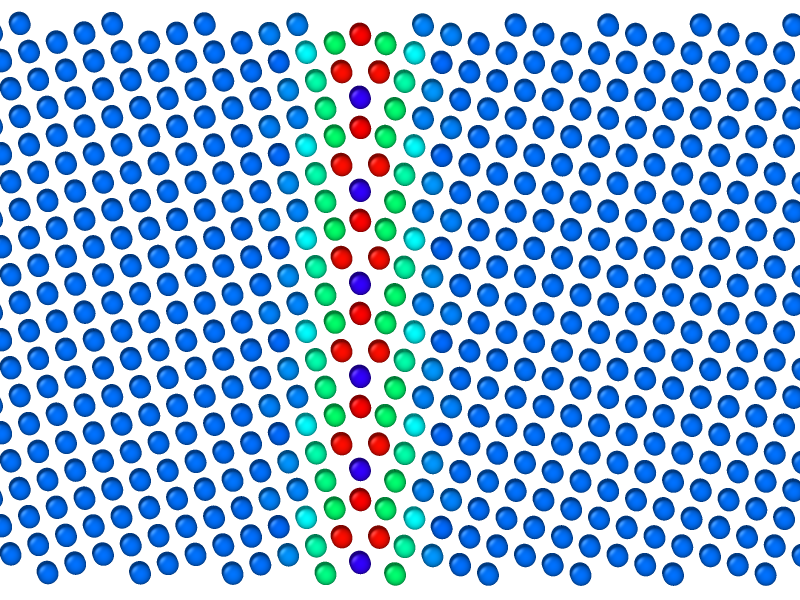
#> input picture Dataset/Grain_Boundary_Images/1.png, 800 x 600 px; its folder holds only this picture in this run
$ jupyter execute --allow-errors GB_identification.ipynb
#> lines starting #> are read from the running program, lines starting #| are printed output that depends on the picture; after the words box and inside, x2 and y2 are one past the last pixel; in counts of white or black regions, pixels touching at a corner belong together
[cell 1]
import cv2
import numpy as np
from sklearn.cluster import KMeans
from collections import Counter

def calculate_average_color(image, center, radius):
    mask = np.zeros(image.shape[:2], np.uint8)
    cv2.circle(mask, center, radius, 255, thickness=-1)
    mean_val = cv2.mean(image, mask=mask)
    return (int(mean_val[0]), int(mean_val[1]), int(mean_val[2]))

def find_dominant_color(colors):
    # Using KMeans clustering to find clusters of colors
    if len(colors) > 1: # Need at least 2 colors to cluster
        kmeans = KMeans(n_clusters=min(5, len(colors)), random_state=0).fit(colors)
        counter = Counter(kmeans.labels_)
        most_common = counter.most_common(1)[0][0]
        dominant_color = kmeans.cluster_centers_[most_common]
    else:
        dominant_color = colors[0] if colors else (0, 0, 0)
    return dominant_color

def is_color_similar(color1, color2, threshold=45):
    # Calculate Euclidean distance between two colors
    distance = np.sqrt(sum([(a - b) ** 2 for a, b in zip(color1, color2)]))
    return distance < threshold

def convert_image_to_solid_circles_and_remove_dominant(x):
#> called with x = 1
    image_path = f"Dataset/Grain_Boundary_Images/{x}.png"
    image = cv2.imread(image_path)
#> image is the input picture: shape (600, 800, 3); mean B, G, R 223.8, 186.7, 149.9
    gray_image = cv2.cvtColor(image, cv2.COLOR_BGR2GRAY)
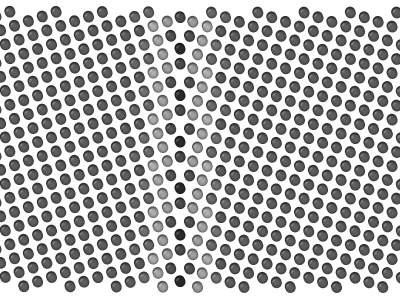
#> gray_image: shape (600, 800) (shown at 1/2 size); min 19, max 255, mean 179.9
    circles = cv2.HoughCircles(gray_image, cv2.HOUGH_GRADIENT, dp=1.2, minDist=20,
                               param1=50, param2=20, minRadius=8, maxRadius=12)
#> circles = 512 rows, first 8: [765, 480.6, 11.24], [334.2, 228.6, 11.24], [93, 60.6, 11.24], [222.6, 451.8, 11.24], [315, 173.4, 11.24], [663, 322.2, 11.24], [55.8, 227.4, 11.24], [55.8, 413.4, 11.24]
    if circles is not None:
        circles = np.uint16(np.around(circles))
#> circles = 512 rows, first 8: [765, 481, 11], [334, 229, 11], [93, 61, 11], [223, 452, 11], [315, 173, 11], [663, 322, 11], [56, 227, 11], [56, 413, 11]
        colors = [calculate_average_color(image, (i[0], i[1]), i[2]) for i in circles[0, :]]
#> in calculate_average_color, `cv2.circle(mask, center, radius, 255, thickness=-1)`:
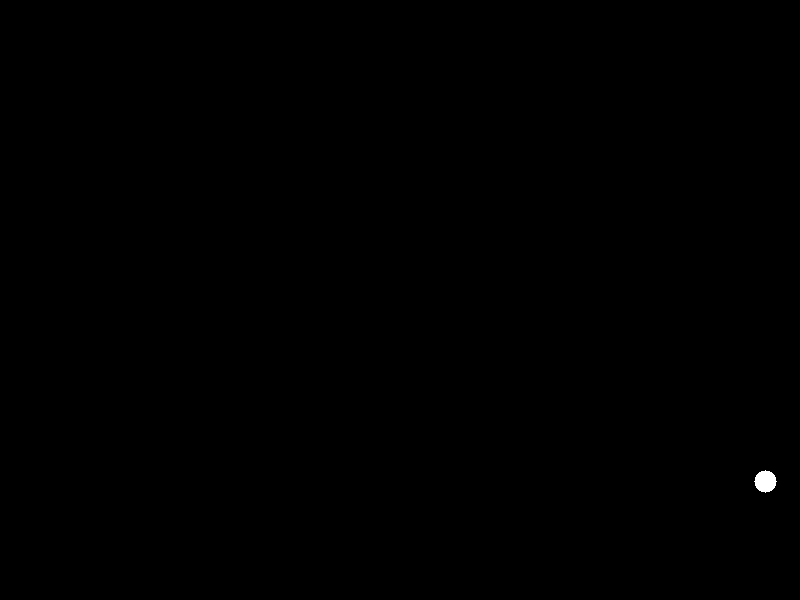
#> mask: shape (600, 800); 0.08% white; 1 white region, box (x1, y1, x2, y2) and area: (754, 470, 777, 493) 377
#> in calculate_average_color, `mean_val = cv2.mean(image, mask=mask)`: mean_val = (202.8, 95.47, 9.63, 0)
#> in calculate_average_color (call 40), `cv2.circle(mask, center, radius, 255, thickness=-1)`:
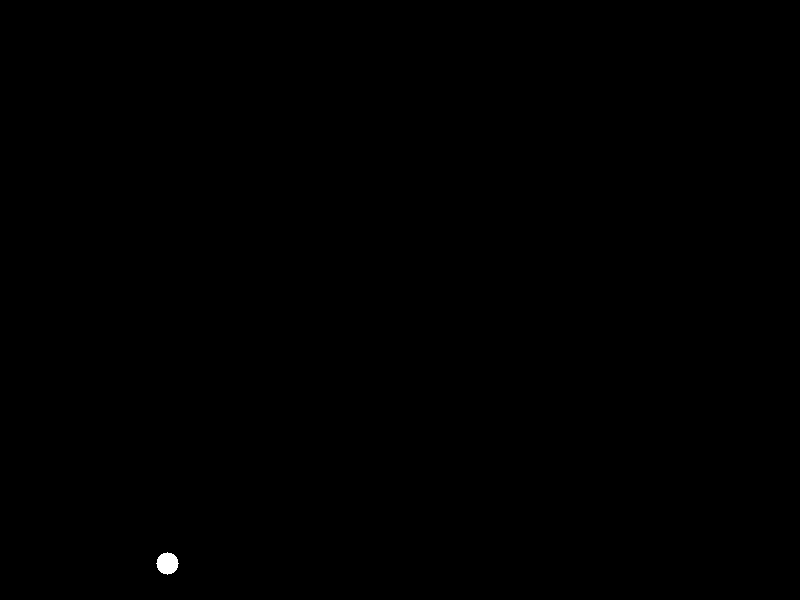
#> mask: shape (600, 800); 0.08% white; 1 white region, box (x1, y1, x2, y2) and area: (156, 552, 179, 575) 377
#> in calculate_average_color (call 40), `mean_val = cv2.mean(image, mask=mask)`: mean_val = (202.1, 95.12, 9.12, 0)
#> colors = 512 items, first 6: (202, 95, 9), (88, 202, 9), (203, 97, 11), (202, 94, 9), (140, 201, 9), (201, 94, 8)
        dominant_color = find_dominant_color(colors)
#> in find_dominant_color, `counter = Counter(kmeans.labels_)`: counter = {0: 440, 2: 36, 3: 12, 1: 18, 4: 6}
#> in find_dominant_color, `most_common = counter.most_common(1)[0][0]`: most_common = 0
#> in find_dominant_color, `dominant_color = kmeans.cluster_centers_[most_common]`: dominant_color = [206.6, 98.95, 10.46]
#> dominant_color = [206.6, 98.95, 10.46]

        output_image = np.zeros_like(image)
        for i, color in zip(circles[0, :], colors):
            if not is_color_similar(color, dominant_color):
                cv2.circle(output_image, (i[0], i[1]), i[2], color, -1)
#> this loop made 512 passes
#> (i, color, distance in is_color_similar) on passes 1 to 3: ([765, 481, 11], (202, 95, 9), 6.21), ([334, 229, 11], (88, 202, 9), 157.1), ([93, 61, 11], (203, 97, 11), 4.1)
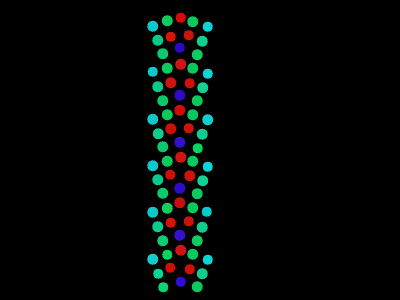
#> output_image: shape (600, 800, 3) (shown at 1/2 size); mean of channels 0, 1, 2 6, 7.7, 3.3; drawn as B, G, R

        cv2.imwrite(f"Dataset/Grain_Boundary_Segmented/{x}.png", output_image)
        # cv2.imshow('Output Image', output_image)
        # cv2.waitKey(0)
        # cv2.destroyAllWindows()
    else:
        print("No circles detected.")

# Replace 'path_to_your_image.jpg' with the path to your image file
# convert_image_to_solid_circles_and_remove_dominant(x=36)

#the code till now processes the images and saves them in the folder Grain_Boundary_Segmented for further analysis

#working fine so far

[cell 2]
#get the list of images to process
#go to the folder path and see the images presetn there, and check which ends by .png and add their name to a list
import os
path = "Dataset/Grain_Boundary_Images"
images_list = os.listdir(path)
images_list = [i.split('.')[0] for i in images_list if i.endswith(('.png', '.jpg', '.jpeg'))]

# Print the list of image names without their extensions
# print(images_list)

[cell 3]
# first creat segmented images of all the normal images, seprating out the area of interest
for i in images_list:
    convert_image_to_solid_circles_and_remove_dominant(int(i))

[cell 4]
import os
from PIL import Image, ImageEnhance, ImageOps
import numpy as np

def create_augmented_images(image_path, augmentations_per_method=2):
    """
    Create augmented images from a single input image, saving multiple variations for each augmentation technique.

    :param image_path: Path to the original image.
    :param augmentations_per_method: Number of augmented images to create per method.
    """
#> called with image_path = 'Dataset/Grain_Boundary_Segmented/1.png', augmentations_per_method = 2
    class_label = os.path.basename(image_path).split('.')[0]
    dir_name = f"Dataset/Augmented_dataset/{class_label}"

    if not os.path.exists(dir_name):
        os.makedirs(dir_name)

    image = Image.open(image_path)
#> image: PIL image 800x600 RGB
    width, height = image.size

    # Augmentation operations
    augmentations = [
        ("rotate", lambda img, degree: img.rotate(degree)),
        ("scale", lambda img, factor: img.resize((int(width * factor), int(height * factor)))),
        ("translate", lambda img, shift: ImageOps.exif_transpose(img).transform(img.size, Image.AFFINE, (1, 0, shift, 0, 1, shift))),
        ("random_crop", lambda img: img.crop((np.random.randint(0, width // 4), np.random.randint(0, height // 4), width - np.random.randint(0, width // 4), height - np.random.randint(0, height // 4))))
    ]

    for aug_name, aug_func in augmentations:
        for i in range(augmentations_per_method):
            if aug_name == "rotate":
                degree = np.random.randint(-45, 45)  # Random rotation between -45 and 45 degrees
                augmented_image = aug_func(image, degree)
            elif aug_name == "scale":
                factor = np.random.uniform(0.8, 1.2)  # Random scaling between 80% and 120%
                augmented_image = aug_func(image, factor)
            elif aug_name == "translate":
                shift = np.random.randint(-width // 4, width // 4)  # Random translation
                augmented_image = aug_func(image, shift)
            elif aug_name == "random_crop":
                augmented_image = aug_func(image)  # Random cropping doesn't need parameters here

            augmented_image_path = os.path.join(dir_name, f"{class_label}_{aug_name}_{i}.png")
            augmented_image.save(augmented_image_path)
#> this loop made 4 passes
#> pass 1, in create_augmented_images, `augmented_image.save(augmented_image_path)`:
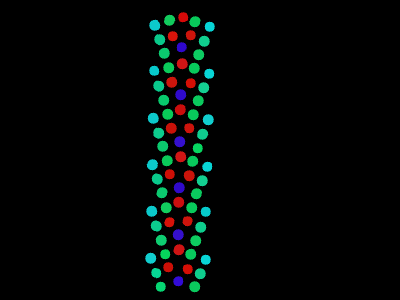
#> saved as 1_rotate_0.png: PIL image 800x600 RGB (shown at 1/2 size); mean R, G, B 3.3, 7.7, 6
#> pass 1, in create_augmented_images, `augmented_image.save(augmented_image_path)`:
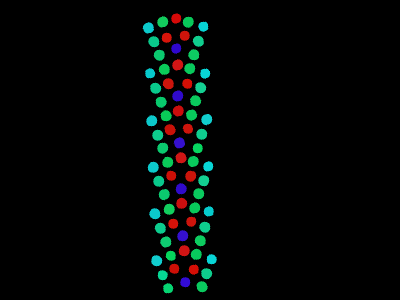
#> saved as 1_rotate_1.png: PIL image 800x600 RGB (shown at 1/2 size); mean R, G, B 3.3, 7.7, 6
#> pass 2, in create_augmented_images, `augmented_image.save(augmented_image_path)`:
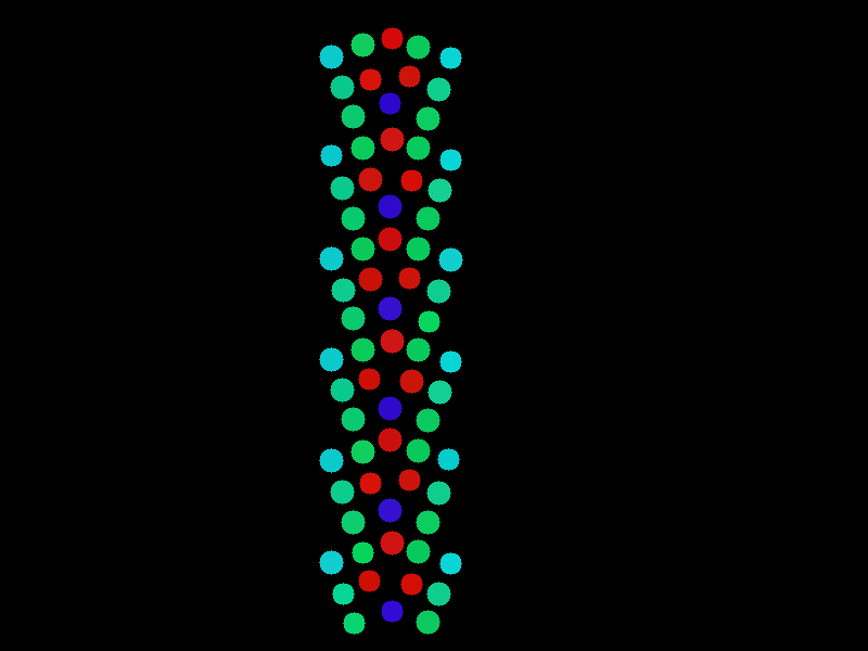
#> saved as 1_scale_0.png: PIL image 868x651 RGB; mean R, G, B 3.3, 7.8, 6

    #add the original image to the augmented images
    original_image_path = os.path.join(dir_name, f"{class_label}_original.png")
    image.save(original_image_path)

#augmenting all the images and saving them to a directory
for image in images_list:
    create_augmented_images(f"Dataset/Grain_Boundary_Segmented/{image}.png")

[cell 5]
import os
import random
from itertools import combinations, product

def create_and_shuffle_pairs(dataset_dir):
    # List all class directories
#> called with dataset_dir = 'Dataset/Augmented_dataset'
    class_dirs = [d for d in os.listdir(dataset_dir) if os.path.isdir(os.path.join(dataset_dir, d))]

    similar_pairs = []
    dissimilar_pairs = []

    # Generate similar pairs (within the same class)
    for class_dir in class_dirs:
        image_files = os.listdir(os.path.join(dataset_dir, class_dir))
        image_paths = [os.path.join(dataset_dir, class_dir, img) for img in image_files]
        # Create all possible combinations of 2 images within the same class
        for img1, img2 in combinations(image_paths, 2):
            similar_pairs.append((img1, img2, 1))

    # Generate dissimilar pairs (across different classes)
    for class1, class2 in combinations(class_dirs, 2):
        image_files1 = os.listdir(os.path.join(dataset_dir, class1))
        image_files2 = os.listdir(os.path.join(dataset_dir, class2))
        image_paths1 = [os.path.join(dataset_dir, class1, img) for img in image_files1]
        image_paths2 = [os.path.join(dataset_dir, class2, img) for img in image_files2]
        # Create pairs from one image in class1 and another in class2
        for img1, img2 in product(image_paths1, image_paths2):
            dissimilar_pairs.append((img1, img2, 0))

    # Shuffle both sets of pairs to ensure randomness
    random.shuffle(similar_pairs)
    random.shuffle(dissimilar_pairs)

    # Now, to ensure there's no bias due to order or proportion, you can balance the dataset here
    # For example, you might want to sample an equal number of similar and dissimilar pairs
    # This step depends on the specific needs of your dataset and model.
    # Assuming you want to keep all dissimilar pairs and a matching number of similar pairs:
    min_pairs = min(len(similar_pairs), len(dissimilar_pairs))
    balanced_similar_pairs = random.sample(similar_pairs, min_pairs)
    balanced_dissimilar_pairs = random.sample(dissimilar_pairs, min_pairs)

    # Combine and shuffle again to mix similar and dissimilar pairs
    combined_pairs = balanced_similar_pairs + balanced_dissimilar_pairs
    random.shuffle(combined_pairs)

    print(len(balanced_similar_pairs), len(balanced_dissimilar_pairs))

    return combined_pairs

# Example usage
dataset_dir = 'Dataset/Augmented_dataset'  # Path to the dataset directory
combined_pairs = create_and_shuffle_pairs(dataset_dir)
print(f"Total pairs after balancing and shuffling: {len(combined_pairs)}")

$ run again, on Dataset/Grain_Boundary_Images/52.png
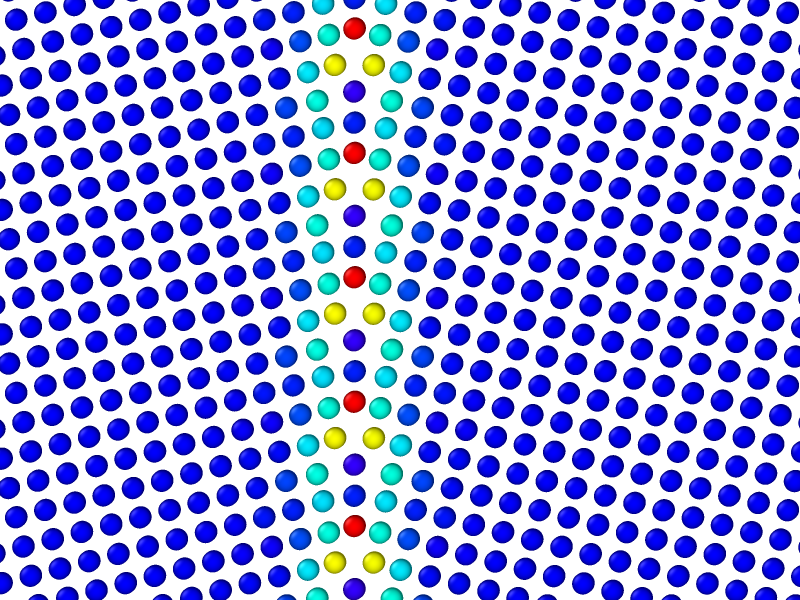
#> input picture Dataset/Grain_Boundary_Images/52.png, 800 x 600 px
#> in convert_image_to_solid_circles_and_remove_dominant, image is the input picture: shape (600, 800, 3); mean B, G, R 228.8, 156.1, 149.9
#> in convert_image_to_solid_circles_and_remove_dominant, `gray_image = cv2.cvtColor(image, cv2.COLOR_BGR2GRAY)`:
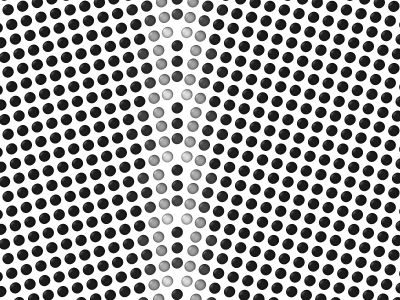
#> gray_image: shape (600, 800) (shown at 1/2 size); min 13, max 255, mean 162.5
#> in convert_image_to_solid_circles_and_remove_dominant, `circles = cv2.HoughCircles(gray_image, cv2.HOUGH_GRADIENT, dp=1.2, min..`: circles = 526 rows, first 8: [328.2, 407.4, 11.24], [379.8, 532.2, 11.24], [648.6, 568.2, 11.24], [279, 327, 11.12], [125.4, 582.6, 11.24], [307.8, 196.2, 11.24], [52.2, 289.8, 11.24], [147, 421.8, 11.24]
#> in convert_image_to_solid_circles_and_remove_dominant, `circles = np.uint16(np.around(circles))`: circles = 526 rows, first 8: [328, 407, 11], [380, 532, 11], [649, 568, 11], [279, 327, 11], [125, 583, 11], [308, 196, 11], [52, 290, 11], [147, 422, 11]
#> mean_val = (184.5, 207, 11.51, 0)
#> colors = 526 items, first 6: (184, 207, 11), (182, 205, 8), (205, 9, 9), (205, 13, 8), (206, 8, 8), (205, 189, 8)
#> counter = {1: 40, 0: 450, 2: 10, 4: 21, 3: 5}
#> most_common = 0
#> in find_dominant_color, `dominant_color = kmeans.cluster_centers_[most_common]`: dominant_color = [206.4, 11.89, 11.57]
#> the loop in convert_image_to_solid_circles_and_remove_dominant, `for i, color in zip(circles[0, :], colors):` made 526 passes
#> (i, color, distance in is_color_similar) on passes 1 to 3: ([328, 407, 11], (184, 207, 11), 196.4), ([380, 532, 11], (182, 205, 8), 194.7), ([649, 568, 11], (205, 9, 9), 4.1)
#> image: PIL image 800x600 RGB
#> the loop in create_augmented_images, `for aug_name, aug_func in augmentations:` made 4 passes
#> pass 2, in create_augmented_images, `augmented_image.save(augmented_image_path)`:
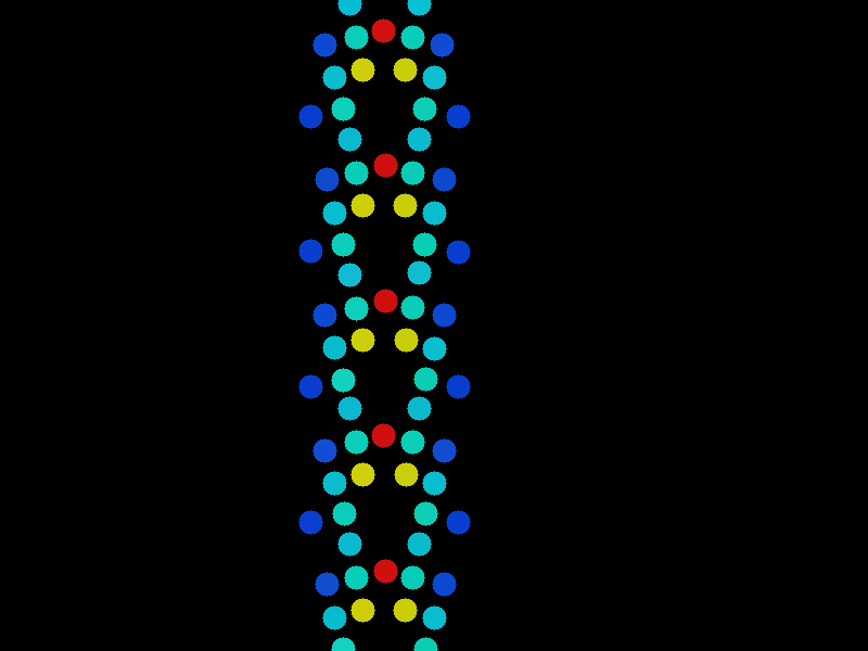
#> saved as 52_scale_0.png: PIL image 868x651 RGB; mean R, G, B 2.9, 8.7, 9.1
